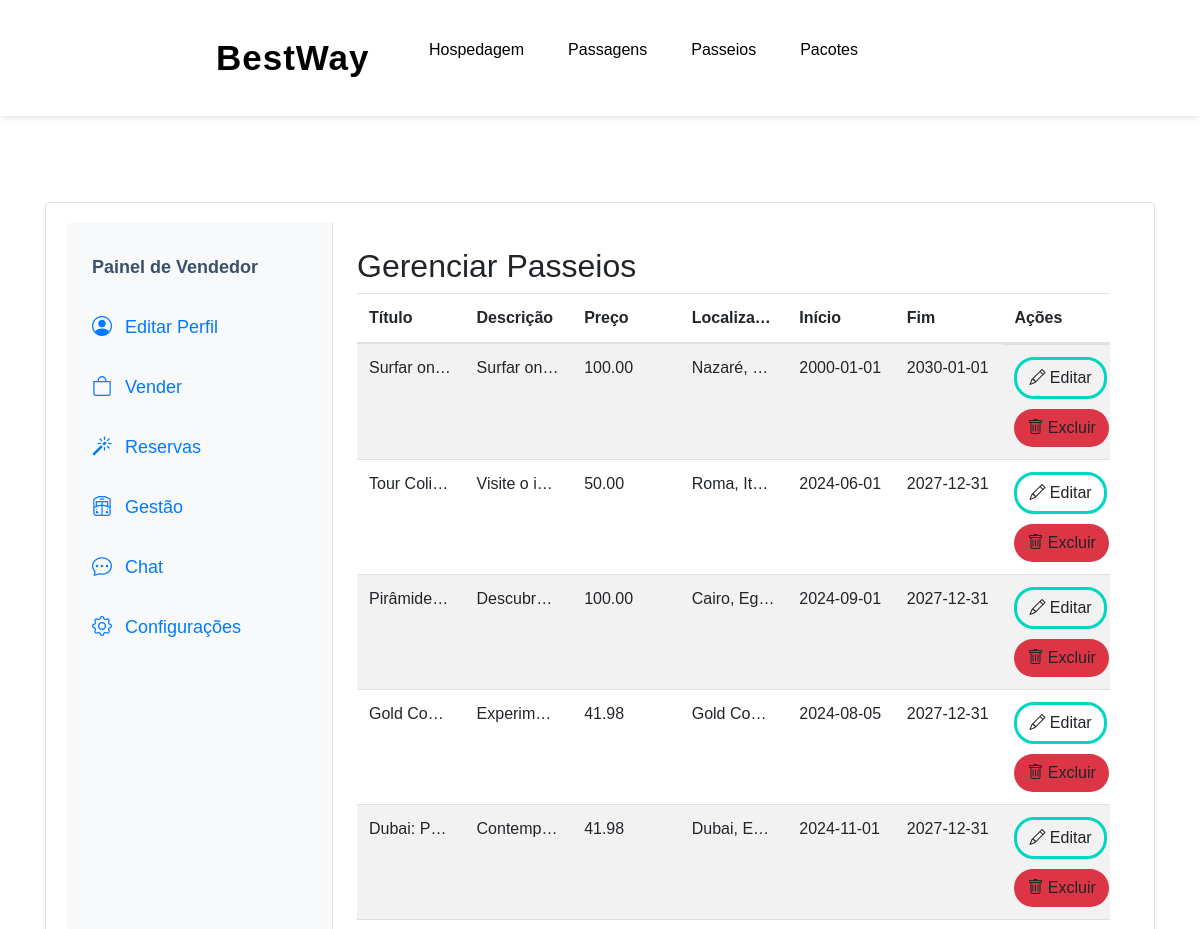
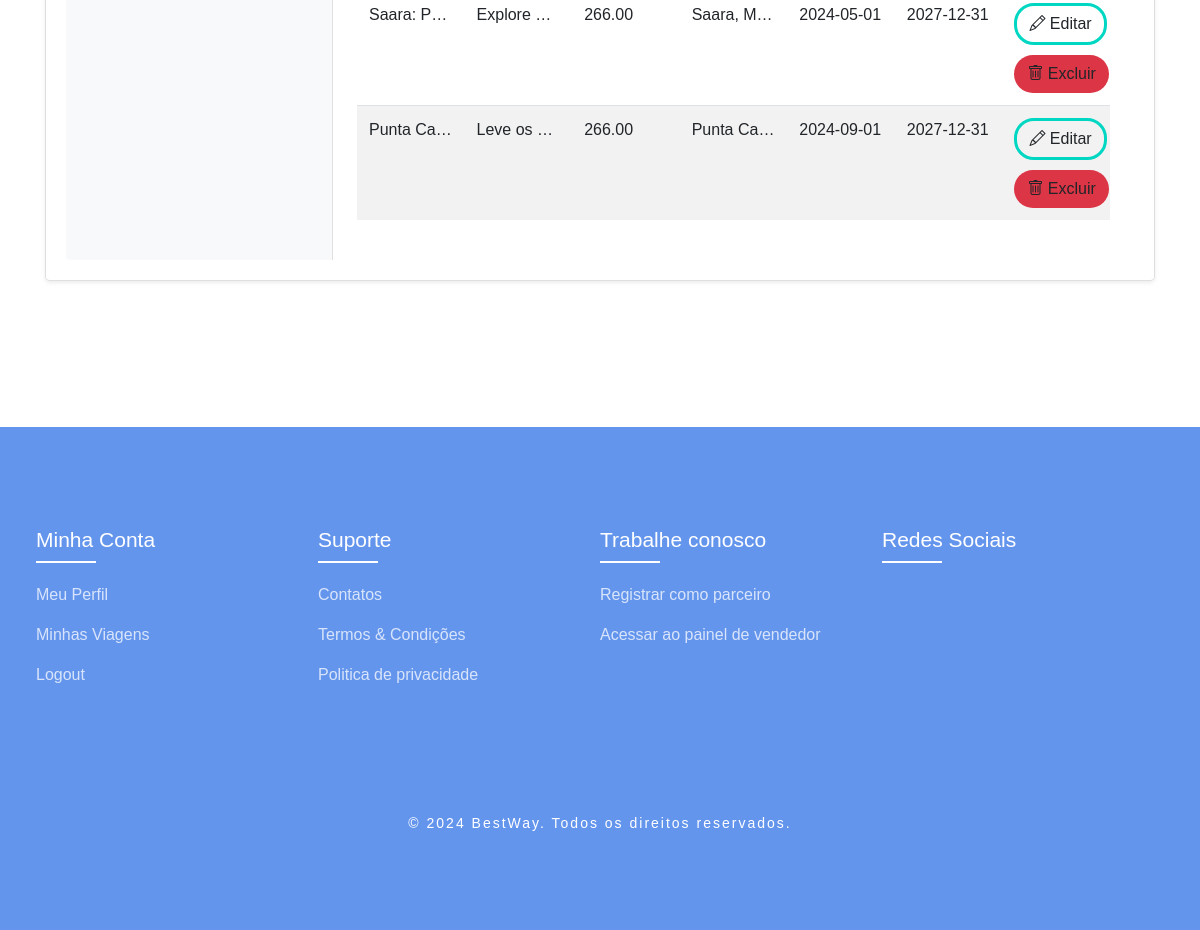
The app's page /public/vendedor/gestao_tours.php (signed in) with its own data (2 pictures, top to bottom).
### tables this page shows
CREATE TABLE `t_artigo` (
  `id` int(11) NOT NULL,
  `id_user` int(11) NOT NULL,
  `cat` int(11) NOT NULL,
  `subcat` int(11) NOT NULL,
  `titulo` varchar(50) NOT NULL,
  `descricao` varchar(255) NOT NULL,
  `preco` decimal(10,2) NOT NULL,
  `localizacao` varchar(150) DEFAULT NULL,
  `data_inicio` date NOT NULL,
  `data_fim` date NOT NULL,
  `estado` int(11) NOT NULL,
  `foto1` varchar(50) NOT NULL,
  `foto2` varchar(50) DEFAULT NULL,
  `foto3` varchar(50) DEFAULT NULL,
  `vendido` int(11) NOT NULL DEFAULT 0,
  `vagas` int(11) DEFAULT NULL
);

### public/vendedor/gestao_tours.php (the view, shortened to what this page needs)
<?php
include '../../config/liga_bd.php';
$id_user_logado = $_SESSION['id'];
$sql = "SELECT id, titulo, descricao, preco, localizacao, data_inicio, data_fim, vagas, foto1, foto2, foto3
        FROM t_artigo
        WHERE id_user = ?";
$stmt = $ligacao->prepare($sql);
$stmt->bind_param("i", $id_user_logado);
$stmt->execute();
$result = $stmt->get_result();
?>
<!DOCTYPE html>
<html lang="pt-br">
<head>
    <link rel="stylesheet" href="../../assets/css/styleperfil.css">
    <link rel="stylesheet" href="../../assets/css/style.css">
    <link href="https://cdn.jsdelivr.net/npm/bootstrap-icons/font/bootstrap-icons.css" rel="stylesheet">
    <link href="https://cdn.jsdelivr.net/npm/bootstrap@4.5.0/dist/css/bootstrap.min.css" rel="stylesheet">
</head>
<br><br><br>
<body>
    <?php $cabecalho_escuro = true; include __DIR__ . '/../../views/partials/header.php'; ?>
    <div class="container light-style flex-grow-1 container-p-y">
        <div class="card shadow-sm rounded-lg">
            <div class="row no-gutters">
                <div class="col-md-3 p-3 bg-light rounded-left menu-container">
                    <nav class="menu">
                        <a class="menu-item" style="color: #3A506B"><strong>Painel de Vendedor</strong></a>
                        <a class="menu-item" href="admin.php" onclick="showContent('profile');"><i class="bi bi-person-circle"></i> Editar Perfil</a>
                        <a class="menu-item" href="vender_opcoes.php"><i class="bi bi-bag"></i> Vender</a>
                        <a class="menu-item" href="gerenciar_reservas.php"><i class="bi bi-magic"></i> Reservas</a>
                        <a class="menu-item" href="gestao_opcoes.php"><i class="bi bi-train-freight-front"></i> Gestão</a>
                        <a class="menu-item" href="chat.php"><i class="bi bi-chat-dots"></i> Chat</a>
                        <a class="menu-item" href="configuracoes.php"><i class="bi bi-gear"></i> Configurações</a>
                    </nav>
            </div>
            <div class="col-md-9">
                    <div class="tab-content p-4">
                <h2>Gerenciar Passeios</h2>
                <div class="table-responsive">
                    <table class="table table-striped">
                        <thead>
                            <tr>
                                <th>Título</th>
                                <th>Descrição</th>
                                <th>Preço</th>
                                <th>Localização</th>
                                <th>Início</th>
                                <th>Fim</th>
                                <th>Ações</th>
                            </tr>
                        </thead>
                        <tbody>
                            <?php while ($row = $result->fetch_assoc()): ?>
                                <tr>
                                    <td><?php echo htmlspecialchars($row['titulo']); ?></td>
                                    <td><?php echo htmlspecialchars($row['descricao']); ?></td>
                                    <td><?php echo htmlspecialchars($row['preco']); ?></td>
                                    <td><?php echo htmlspecialchars($row['localizacao']); ?></td>
                                    <td><?php echo htmlspecialchars($row['data_inicio']); ?></td>
                                    <td><?php echo htmlspecialchars($row['data_fim']); ?></td>
                                    <td class="action-btns">
                                        <button type="button" class="btn btn-edit" data-toggle="modal" data-target="#editModal" data-reserva-id="<?php echo $row['id']; ?>" data-titulo="<?php echo htmlspecialchars($row['titulo']); ?>" data-descricao="<?php echo htmlspecialchars($row['descricao']); ?>" data-preco="<?php echo htmlspecialchars($row['preco']); ?>" data-localizacao="<?php echo htmlspecialchars($row['localizacao']); ?>" data-data_inicio="<?php echo htmlspecialchars($row['data_inicio']); ?>" data-data_fim="<?php echo htmlspecialchars($row['data_fim']); ?>" data-vagas="<?php echo htmlspecialchars($row['vagas'] ?? ''); ?>">
                                            <i class="bi bi-pencil"></i> Editar
                                        </button>
                                        <button type="button" class="btn btn-delete" data-toggle="modal" data-target="#confirmDeleteModal" data-reserva-id="<?php echo $row['id']; ?>">
                                            <i class="bi bi-trash"></i> Excluir
                                        </button>
                                    </td>
                                </tr>
                            <?php endwhile; ?>
                        </tbody>
                    </table>
                </div>
            </div>
        </div>
    </div>
        </div>
    </div>
    <br><br><br><br>
    <?php include '../../views/partials/footer.php' ?>
</body>
</html>

### assets/css/styleperfil.css (style rules this page uses)
body { background-image: url('images/fundo.png'); background-size: cover; background-position: center; font-family: 'San Francisco', 'Helvetica Neue', Arial, sans-serif; margin-top: 30px; color: #333; }
.container { max-width: 300px; margin: 30px auto; padding: 20px; }
.card { background: #ffffff; box-shadow: 0 1px 3px rgba(0, 0, 0, 0.1); padding: 20px; margin-bottom: 20px; }
.btn { background: #007aff; color: #ffffff; padding: 10px 20px; border-radius: 50px; font-size: 14px; transition: background-color 0.3s ease, transform 0.3s ease; }
.card, .btn { border-radius: 12px; }

### assets/css/style.css (style rules this page uses)
* { padding: 0; margin: 0; box-sizing: border-box; font-family: "Poppins", sans-serif; text-decoration: none; list-style: none; scroll-behavior: smooth; }
:root { --bg-color: #fff; --text-color: #221314; --second-color: #4169e1; --main-color: #6495ed; --big-font: 6rem; --h2-font: 3rem; --p-font: 1.1rem; }
body { background: var(--bg-color); color: var(--text-color); }
.btn { background: var(--main-color); color: white; padding: 12px 20px; border-radius: 5px; cursor: pointer; }
body { font-family: Arial, sans-serif; margin: 0; padding: 0; background-color: #f4f4f4; }
@media (max-width: 1400px) { :root { --big-font: 4.5rem; --h2-font: 2.3rem; --p-font: 1rem; transition: 0.2s; } }

### public/vendedor/gestao_tours.php (style rules this page uses)
body { margin-top: 100px; font-family: 'Poppins', sans-serif; }
.card { border-radius: 15px; overflow: hidden; background: #ffffff; box-shadow: 0 1px 3px rgba(0, 0, 0, 0.1); padding: 20px; margin-bottom: 20px; }
.menu-container { background-color: #f8f9fa; border-right: 1px solid #e0e0e0; }
.menu { display: flex; flex-direction: column; }
.menu-item { color: #007AFF; padding: 10px; margin: 5px 0; text-decoration: none; font-size: 18px; border-radius: 10px; transition: background-color 0.3s ease, transform 0.2s ease-in-out; }
.menu-item i { margin-right: 8px; font-size: 20px; }
.container { overflow: hidden; padding: 0 15px; }
.table-responsive { overflow-x: auto; -webkit-overflow-scrolling: touch; max-width: 100%; }
.table { width: 100%; table-layout: fixed; }
.table th, .table td { word-wrap: break-word; overflow: hidden; text-overflow: ellipsis; white-space: nowrap; }
.btn-edit { border: 3px solid #00d7c3; border-radius: 20px; }
.btn-delete { background-color: #dc3545; border-radius: 20px; }
.action-btns { display: flex; gap: 10px; flex-wrap: wrap; }

### records on screen
t_artigo: titulo "Surfar on…", descricao "Surfar on…", preco "100.00", localizacao "Nazaré,…", data_inicio "2000-01-01", data_fim "2030-01-01"
t_artigo: titulo "Tour Coli…", descricao "Visite o i…", preco "50.00", localizacao "Roma, Itália", data_inicio "2024-06-01", data_fim "2027-12-31"
t_artigo: titulo "Pirâmide…", descricao "Descubr…", preco "100.00", localizacao "Cairo, Egito", data_inicio "2024-09-01", data_fim "2027-12-31"
t_artigo: titulo "Gold Coa…", descricao "Experime…", preco "41.98", localizacao "Gold Coa…", data_inicio "2024-08-05", data_fim "2027-12-31"
t_artigo: titulo "Dubai: P…", descricao "Contemp…", preco "41.98", localizacao "Dubai, E…", data_inicio "2024-11-01", data_fim "2027-12-31"
t_artigo: titulo "Saara: P…", descricao "Explore a…", preco "266.00", localizacao "Saara, M…", data_inicio "2024-05-01", data_fim "2027-12-31"
t_artigo: titulo "Punta Ca…", descricao "Leve os…", preco "266.00", localizacao "Punta Ca…", data_inicio "2024-09-01", data_fim "2027-12-31"
